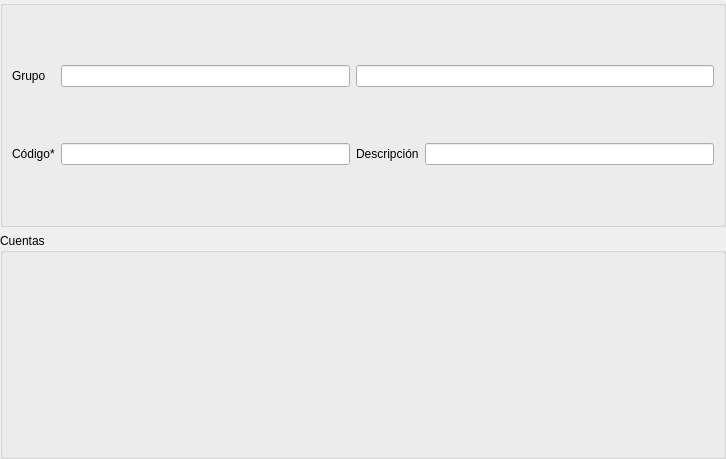
<?xml version="1.0" encoding="UTF-8"?>
<ui version="4.0">
 <class>Form</class>
 <widget class="QWidget" name="Form">
  <property name="geometry">
   <rect>
    <x>0</x>
    <y>0</y>
    <width>726</width>
    <height>459</height>
   </rect>
  </property>
  <property name="windowTitle">
   <string>Form</string>
  </property>
  <layout class="QVBoxLayout" name="verticalLayout_2">
   <property name="leftMargin">
    <number>0</number>
   </property>
   <property name="topMargin">
    <number>0</number>
   </property>
   <property name="rightMargin">
    <number>0</number>
   </property>
   <property name="bottomMargin">
    <number>0</number>
   </property>
   <item>
    <widget class="QGroupBox" name="groupBox">
     <property name="title">
      <string/>
     </property>
     <layout class="QGridLayout" name="gridLayout">
      <item row="0" column="0">
       <widget class="QLabel" name="label_3">
        <property name="text">
         <string>Grupo</string>
        </property>
        <property name="buddy">
         <cstring>db_codgrupo</cstring>
        </property>
       </widget>
      </item>
      <item row="1" column="0" colspan="2">
       <widget class="QLabel" name="label">
        <property name="text">
         <string>Código*</string>
        </property>
        <property name="buddy">
         <cstring>db_codsubgrupo</cstring>
        </property>
       </widget>
      </item>
      <item row="1" column="4">
       <widget class="QLabel" name="label_2">
        <property name="text">
         <string>Descripción</string>
        </property>
        <property name="buddy">
         <cstring>db_descripcion</cstring>
        </property>
       </widget>
      </item>
      <item row="1" column="5">
       <widget class="DBLineEdit" name="db_descripcion">
        <property name="minimumSize">
         <size>
          <width>0</width>
          <height>0</height>
         </size>
        </property>
        <property name="maximumSize">
         <size>
          <width>16777215</width>
          <height>16777215</height>
         </size>
        </property>
        <property name="fieldName">
         <string>descripcion</string>
        </property>
        <property name="dataEditable">
         <bool>true</bool>
        </property>
       </widget>
      </item>
      <item row="0" column="2">
       <widget class="DBLineEdit" name="db_codgrupo">
        <property name="fieldName">
         <string>co_grupos.father.codgrupo</string>
        </property>
        <property name="dataEditable">
         <bool>false</bool>
        </property>
        <property name="automaticWidthBasedOnFieldMaxLength">
         <bool>true</bool>
        </property>
       </widget>
      </item>
      <item row="0" column="4" colspan="2">
       <widget class="DBLineEdit" name="db_descripciongrupo">
        <property name="fieldName">
         <string>co_grupos.father.descripcion</string>
        </property>
       </widget>
      </item>
      <item row="1" column="2">
       <widget class="DBLineEdit" name="db_codsubgrupo">
        <property name="minimumSize">
         <size>
          <width>0</width>
          <height>0</height>
         </size>
        </property>
        <property name="maxLength">
         <number>32767</number>
        </property>
        <property name="fieldName">
         <string>codsubgrupo</string>
        </property>
        <property name="dataEditable">
         <bool>true</bool>
        </property>
        <property name="focusNextOnEnd">
         <bool>true</bool>
        </property>
        <property name="automaticWidthBasedOnFieldMaxLength">
         <bool>true</bool>
        </property>
       </widget>
      </item>
     </layout>
    </widget>
   </item>
   <item>
    <widget class="QGroupBox" name="groupBox_2">
     <property name="title">
      <string>Cuentas</string>
     </property>
     <layout class="QHBoxLayout" name="horizontalLayout_2">
      <item>
       <widget class="DBDetailView" name="db_co_cuentas">
        <property name="relationName">
         <string>co_cuentas</string>
        </property>
        <property name="dataEditable">
         <bool>true</bool>
        </property>
       </widget>
      </item>
     </layout>
    </widget>
   </item>
  </layout>
 </widget>
 <customwidgets>
  <customwidget>
   <class>DBDetailView</class>
   <extends>QWidget</extends>
   <header>widgets/dbdetailview.h</header>
  </customwidget>
  <customwidget>
   <class>DBLineEdit</class>
   <extends>QLineEdit</extends>
   <header>widgets/dblineedit.h</header>
  </customwidget>
 </customwidgets>
 <tabstops>
  <tabstop>db_codgrupo</tabstop>
  <tabstop>db_descripciongrupo</tabstop>
  <tabstop>db_codsubgrupo</tabstop>
  <tabstop>db_descripcion</tabstop>
 </tabstops>
 <resources/>
 <connections/>
</ui>
